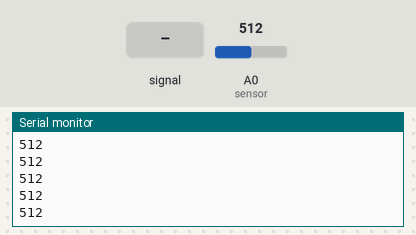
Simulated run of this sketch. Board: Arduino Uno, built with avr-gcc and run on an emulated ATmega328P. On the bench: the last lines printed to the serial monitor. The test bench sets the inputs (shaded band); at power-on: A0 (sensor) = 512.

Above: at 1.2 s.
1.3 s: A0 (sensor) fed a 200 Hz sine of ±81 counts around its level
At 2.2 s:
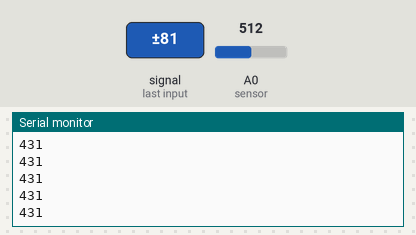
2.8 s: A0 (sensor) set to 716
At 3.3 s:
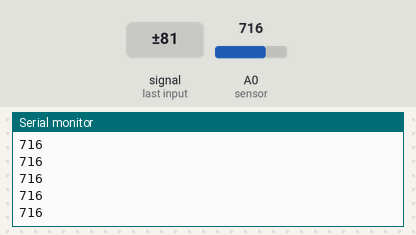
4.3 s: A0 (sensor) set to 900
At 5.2 s:
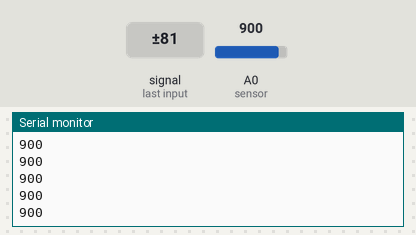
Timing chart, 0 to 7.3 s (numbered marks = the images above; inputs shaded):
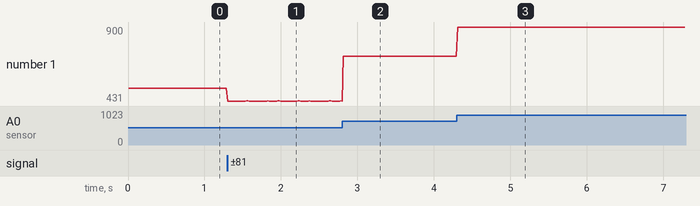

Measured:
- after the input at 1.3 s, the serial monitor: prints a new line at once (image 1)
- after the input at 2.8 s, the serial monitor: prints a new line at once (image 2)
- after the input at 4.3 s, the serial monitor: prints a new line at once (image 3)
- plotted number 1: 512 → 432 after the input at 1.3 s, 432 → 716 after the input at 2.8 s, 716 → 900 after the input at 4.3 s

The sketch:

P02_LecturasValorMenorSensores.ino
```cpp
/*
  Valor Menor
*/
int sensor = A0;
void setup() {
  Serial.begin(9600);
}

int totalLecturas = 30;
int valor[30];
int valorMenor = 1024; // Valor mas grande porque el valor maximo de lectura de un sensor es 1023
void loop() {
  for (int i = 0; i < totalLecturas; i++) {
    valor[i] = analogRead(sensor);
    delayMicroseconds(100);
  }
  valorMenor = 1024;
  for (int i = 0; i < totalLecturas; i++) {
    if (valor[i] < valorMenor) {
      valorMenor = valor[i];
    }
  }

  Serial.println(valorMenor);
  delay(10);
}
```
